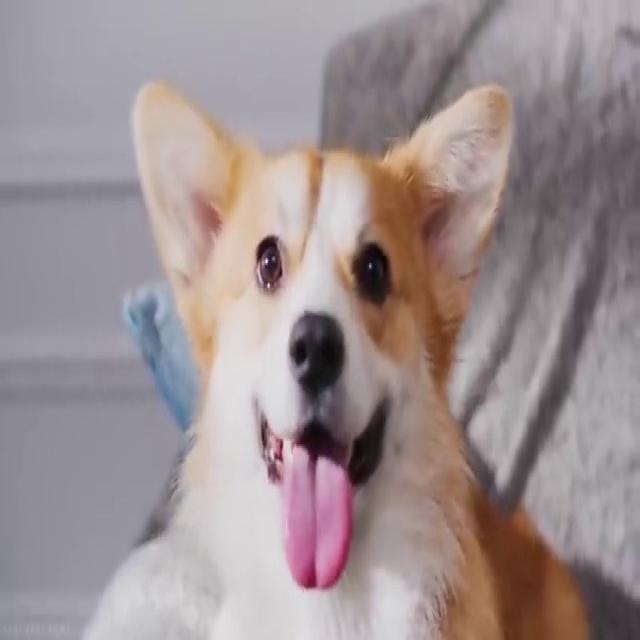
#> input picture scripts/hog/test_photo.jpg, 640 x 640 px
$ python -i sift.py   (imports and definitions only)
#> lines starting #> are read from the running program, lines starting #| are printed output that depends on the picture

"""
SIFT Feature Extraction Script
This script processes images from the dataset and extracts SIFT features.
"""

import cv2
import numpy as np
from pathlib import Path
import argparse
from tqdm import tqdm
import sys
import importlib.util

# Load scaler.py (tak jak w HOG/ORB)
scaler_path = Path(__file__).resolve().parent.parent / "scaler.py"
# [12 lines not run here, left out]


class SIFTTransformer:
    """
    Extract SIFT features from images. Produces fixed-length descriptors.
    """

    def __init__(self, n_keypoints=500, visualize=True):
        self.n_keypoints = n_keypoints
        self.visualize = visualize

        sift_create = getattr(cv2, "SIFT_create", None)
        if sift_create is None:
            raise RuntimeError(
                "SIFT not available. Install opencv-contrib-python."
            )

        self.sift = sift_create(nfeatures=n_keypoints)

    def extract_sift_features(self, image):
        image = rescale_image(image)

        # Upewniamy się, że obraz jest w formacie uint8 (0–255),
        # bo rescale_image może zwrócić float64 w [0, 1]
        if image.dtype in (np.float32, np.float64):
            image = (image * 255).astype(np.uint8)

        # grayscale – cv2.imread zwraca BGR, ale po skalowaniu i tak jest OK,
        # ważne żeby typ był uint8
        if len(image.shape) == 3:
            gray = cv2.cvtColor(image, cv2.COLOR_BGR2GRAY)
        else:
            gray = image

        keypoints, descriptors = self.sift.detectAndCompute(gray, None)

        if descriptors is None:
            descriptors = np.zeros((0, 128), dtype=np.float32)

        # dopaduj do stałej liczby
        if descriptors.shape[0] > self.n_keypoints:
            descriptors = descriptors[:self.n_keypoints]
        elif descriptors.shape[0] < self.n_keypoints:
            pad = np.zeros((self.n_keypoints - descriptors.shape[0], 128), dtype=np.float32)
            descriptors = np.vstack([descriptors, pad])

        features = descriptors.flatten().astype(np.float32)

        # visual
        vis_img = None
        if self.visualize:
            out_img = cv2.cvtColor(gray, cv2.COLOR_GRAY2BGR)
            vis_img = cv2.drawKeypoints(out_img, keypoints, out_img, flags=cv2.DRAW_MATCHES_FLAGS_DRAW_RICH_KEYPOINTS)

        return features, vis_img

    # [102 lines left out: functions process_image, process_dataset, main, not called in this run]


# [2 lines not run here, left out]

>>> import cv2
>>> picture = cv2.imread('../hog/test_photo.jpg', cv2.IMREAD_GRAYSCALE)
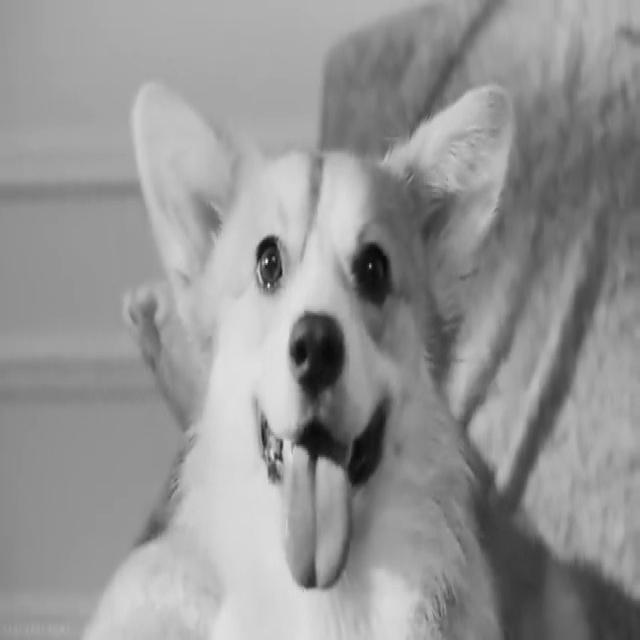
#> picture: shape (640, 640); min 6, max 245, mean 148.5
>>> result = SIFTTransformer().extract_sift_features(picture)
#> (the run stopped early here; a loop or call above may not have finished)
